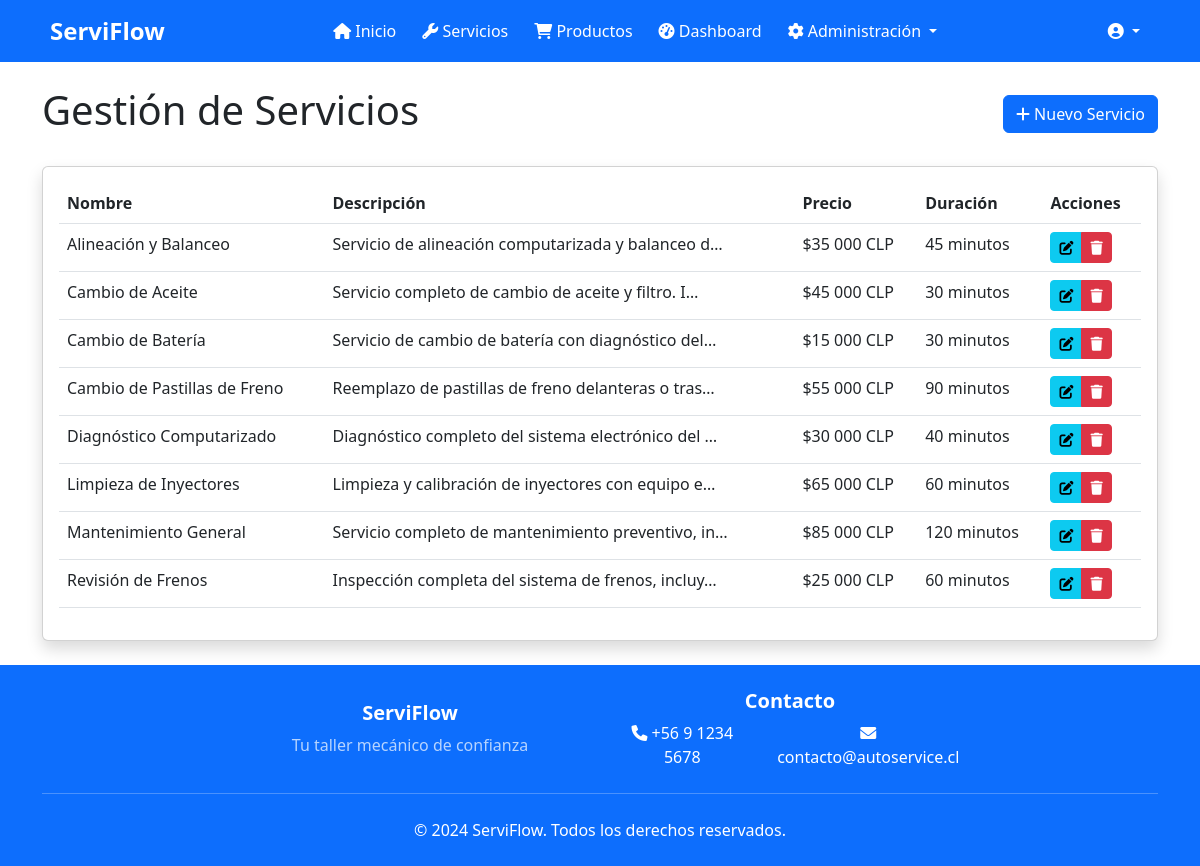
Screenshot of /management/services/ (signed in) with the database file from the repository.
### workshop/models.py (models this page shows, shortened)
class Product(models.Model):
    CATEGORY_CHOICES = [
        ('product', 'Producto'),
        ('service', 'Servicio'),
    ]
    name = models.CharField(max_length=100, verbose_name='Nombre')
    description = models.TextField(verbose_name='Descripción')
    price = models.DecimalField(max_digits=10, decimal_places=2, verbose_name='Precio')
    stock = models.IntegerField(verbose_name='Stock')
    image = models.ImageField(upload_to='products/', blank=True, null=True, verbose_name='Imagen')
    category = models.CharField(max_length=10, choices=CATEGORY_CHOICES, default='product', verbose_name='Categoría')
    duration = models.PositiveIntegerField(help_text='Duración estimada en minutos', null=True, blank=True, verbose_name='Duración')
    class Meta:
        ordering = ['category', 'name']
        verbose_name = 'Producto'
        verbose_name_plural = 'Productos'

### workshop/views/service_views.py (the view)
# urls.py: path('management/services/', service_list, name='service_list'),
@login_required
@user_passes_test(is_admin)
def service_list(request):
    services = Product.objects.filter(category='service')
    return render(request, 'workshop/admin/service_list.html', {'services': services})

### workshop/views/service_views.py (called while the page is built)
def is_admin(user):
    return user.is_superuser or (hasattr(user, 'userprofile') and user.userprofile.role == 'admin')

### templates/workshop/admin/service_list.html (shortened to what this page needs)
{% extends 'base.html' %}
{% load humanize %}
{% block content %}
<div class="container py-4">
    <div class="d-flex justify-content-between align-items-center mb-4">
        <h1>Gestión de Servicios</h1>
        <a href="{% url 'service_add' %}" class="btn btn-primary">
            <i class="fas fa-plus"></i> Nuevo Servicio
        </a>
    </div>
    <div class="card shadow">
        <div class="card-body">
            <div class="table-responsive">
                <table class="table table-hover">
                    <thead>
                        <tr>
                            <th>Nombre</th>
                            <th>Descripción</th>
                            <th>Precio</th>
                            <th>Duración</th>
                            <th>Acciones</th>
                        </tr>
                    </thead>
                    <tbody>
                        {% for service in services %}
                            <tr>
                                <td>{{ service.name }}</td>
                                <td>{{ service.description|truncatechars:50 }}</td>
                                <td>${{ service.price|floatformat:0|intcomma }} CLP</td>
                                <td>{{ service.duration }} minutos</td>
                                <td>
                                    <div class="btn-group">
                                        <a href="{% url 'service_edit' service.id %}" class="btn btn-sm btn-info" title="Editar">
                                            <i class="fas fa-edit"></i>
                                        </a>
                                        <a href="{% url 'service_delete' service.id %}" class="btn btn-sm btn-danger" title="Eliminar">
                                            <i class="fas fa-trash"></i>
                                        </a>
                                    </div>
                                </td>
                            </tr>
                        {% endfor %}
                    </tbody>
                </table>
            </div>
        </div>
    </div>
</div>
{% endblock %}

### templates/base.html (shortened to what this page needs)
<!DOCTYPE html>
<html lang="es">
<head>
    <link href="https://cdn.jsdelivr.net/npm/bootstrap@5.3.0/dist/css/bootstrap.min.css" rel="stylesheet">
    <link rel="stylesheet" href="https://cdnjs.cloudflare.com/ajax/libs/font-awesome/6.0.0/css/all.min.css">
</head>
<body>
    <header class="header-main">
        <nav class="navbar navbar-expand-lg navbar-dark">
            <div class="container">
                <a class="navbar-brand d-flex align-items-center" href="{% url 'home' %}">
                    <span>ServiFlow</span>
                </a>
                <div class="collapse navbar-collapse justify-content-between" id="navbarNav">
                    <ul class="navbar-nav mx-auto">
                        <li class="nav-item">
                            <a class="nav-link" href="{% url 'home' %}">
                                <i class="fas fa-home"></i> Inicio
                            </a>
                        </li>
                        <li class="nav-item">
                            <a class="nav-link" href="{% url 'service_list_public' %}">
                                <i class="fas fa-wrench"></i> Servicios
                            </a>
                        </li>
                        <li class="nav-item">
                            <a class="nav-link" href="{% url 'product_list_public' %}">
                                <i class="fas fa-shopping-cart"></i> Productos
                            </a>
                        </li>
                        {% if user.is_authenticated %}
                            <li class="nav-item">
                                <a class="nav-link" href="{% url 'dashboard' %}">
                                    <i class="fas fa-tachometer-alt"></i> Dashboard
                                </a>
                            </li>
                            {% if user.is_superuser or user.userprofile.role == 'admin' %}
                                <li class="nav-item dropdown">
                                    <a class="nav-link dropdown-toggle" href="#" id="adminDropdown" role="button" data-bs-toggle="dropdown">
                                        <i class="fas fa-cog"></i> Administración
                                    </a>
                                </li>
                            {% endif %}
                        {% endif %}
                    </ul>
                    <ul class="navbar-nav">
                        {% if user.is_authenticated %}
                            <li class="nav-item dropdown">
                                <a class="nav-link dropdown-toggle" href="#" role="button" data-bs-toggle="dropdown">
                                    <i class="fas fa-user-circle"></i> {{ user.get_full_name }}
                                </a>
                            </li>
                        {% else %}
                            <li class="nav-item">
                                <a class="nav-link" href="{% url 'login' %}">
                                    <i class="fas fa-sign-in-alt"></i> Iniciar Sesión
                                </a>
                            </li>
                        {% endif %}
                    </ul>
                </div>
            </div>
        </nav>
    </header>
    <main class="flex-grow-1">
        {% block content %}{% endblock %}
    </main>
    <footer class="footer py-4">
    <div class="container">
        <div class="row align-items-center">
            <div class="col-md-4 d-flex justify-content-center">
                <div class="text-center">
                    <h5>ServiFlow</h5>
                    <p class="text-muted mb-0">Tu taller mecánico de confianza</p>
                </div>
            </div>
            <div class="col-md-4 d-flex justify-content-center">
                <div class="text-center">
                    <h5>Contacto</h5>
                    <div class="d-flex gap-3 justify-content-center">
                        <span><i class="fas fa-phone"></i> +56 9 1234 5678</span>
                        <span><i class="fas fa-envelope"></i> contacto@autoservice.cl</span>
                    </div>
                </div>
            </div>
        </div>
        <hr class="bg-white my-4">
        <div class="text-center">
            <span class="text-white">© 2024 ServiFlow. Todos los derechos reservados.</span>
        </div>
    </div>
</footer>
</body>
</html>

### templates/base.html (style rules this page uses)
body { display: flex; flex-direction: column; min-height: 100vh; margin: 0; }
main { flex: 1; }
.header-main .navbar { background-color: #0d6efd; }
.header-main .navbar-brand { font-size: 1.5rem; font-weight: bold; }
.header-main .nav-link { color: white !important; font-size: 1rem; margin-right: 10px; }
.footer { background-color: #0d6efd; color: white; }
.footer h5 { font-weight: bold; color: white; }
.footer p { margin: 0; }
.footer .text-muted { color: rgba(255, 255, 255, 0.7) !important; }
.footer hr { border-top: 1px solid rgba(255, 255, 255, 0.25); }
.footer .d-flex { display: flex; justify-content: center; }
.footer .row { justify-content: center; }
.footer .text-center { text-align: center; }
.footer .gap-3 { gap: 10px; }

### rows the page displays
Product: name "Alineación y Balanceo", description "Servicio de alineación computarizada y balanceo d…", price "35 000", duration "45"
Product: name "Cambio de Aceite", description "Servicio completo de cambio de aceite y filtro. I…", price "45 000", duration "30"
Product: name "Cambio de Batería", description "Servicio de cambio de batería con diagnóstico del…", price "15 000", duration "30"
Product: name "Cambio de Pastillas de Freno", description "Reemplazo de pastillas de freno delanteras o tras…", price "55 000", duration "90"
Product: name "Diagnóstico Computarizado", description "Diagnóstico completo del sistema electrónico del …", price "30 000", duration "40"
Product: name "Limpieza de Inyectores", description "Limpieza y calibración de inyectores con equipo e…", price "65 000", duration "60"
Product: name "Mantenimiento General", description "Servicio completo de mantenimiento preventivo, in…", price "85 000", duration "120"
Product: name "Revisión de Frenos", description "Inspección completa del sistema de frenos, incluy…", price "25 000", duration "60"
